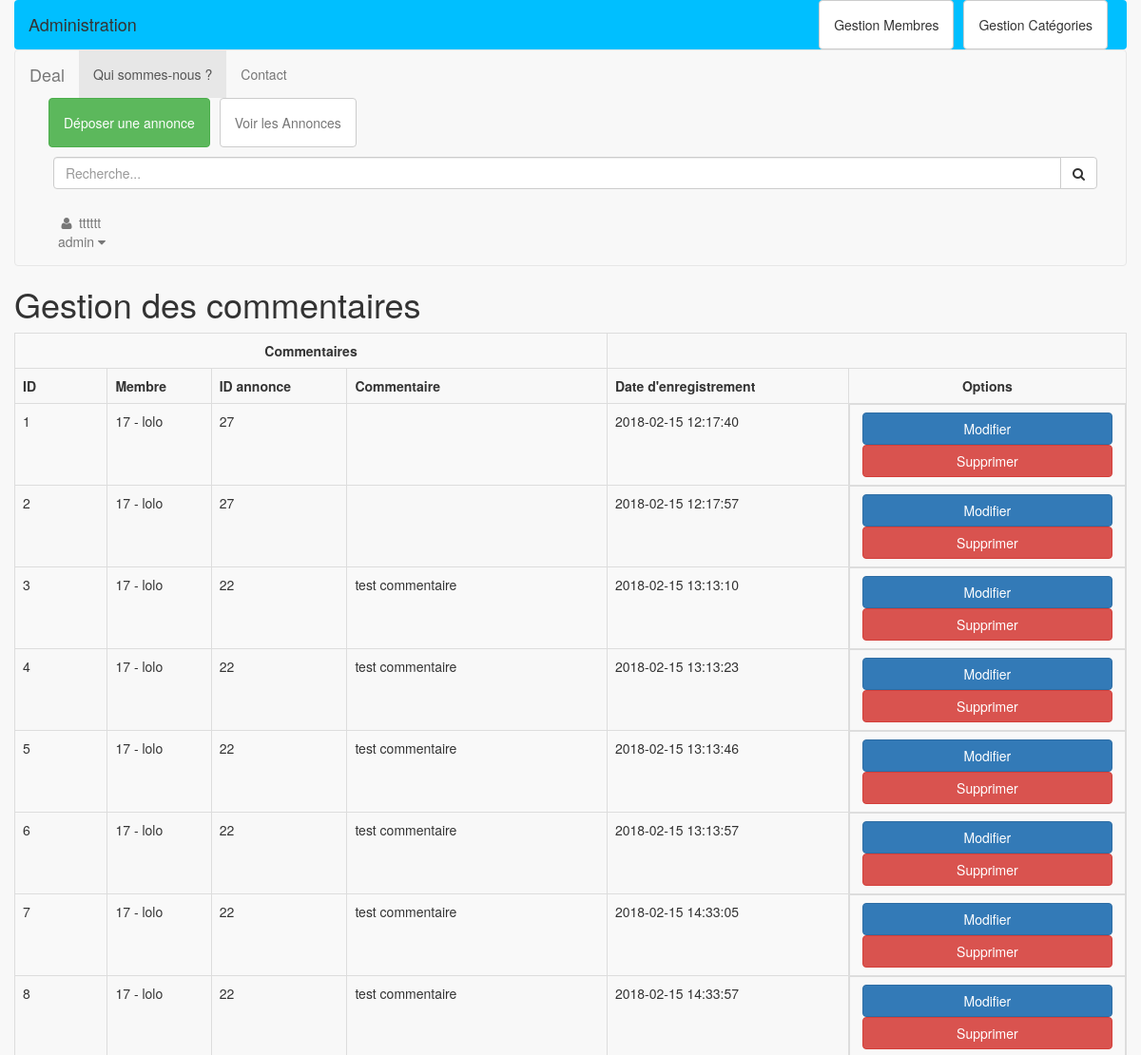
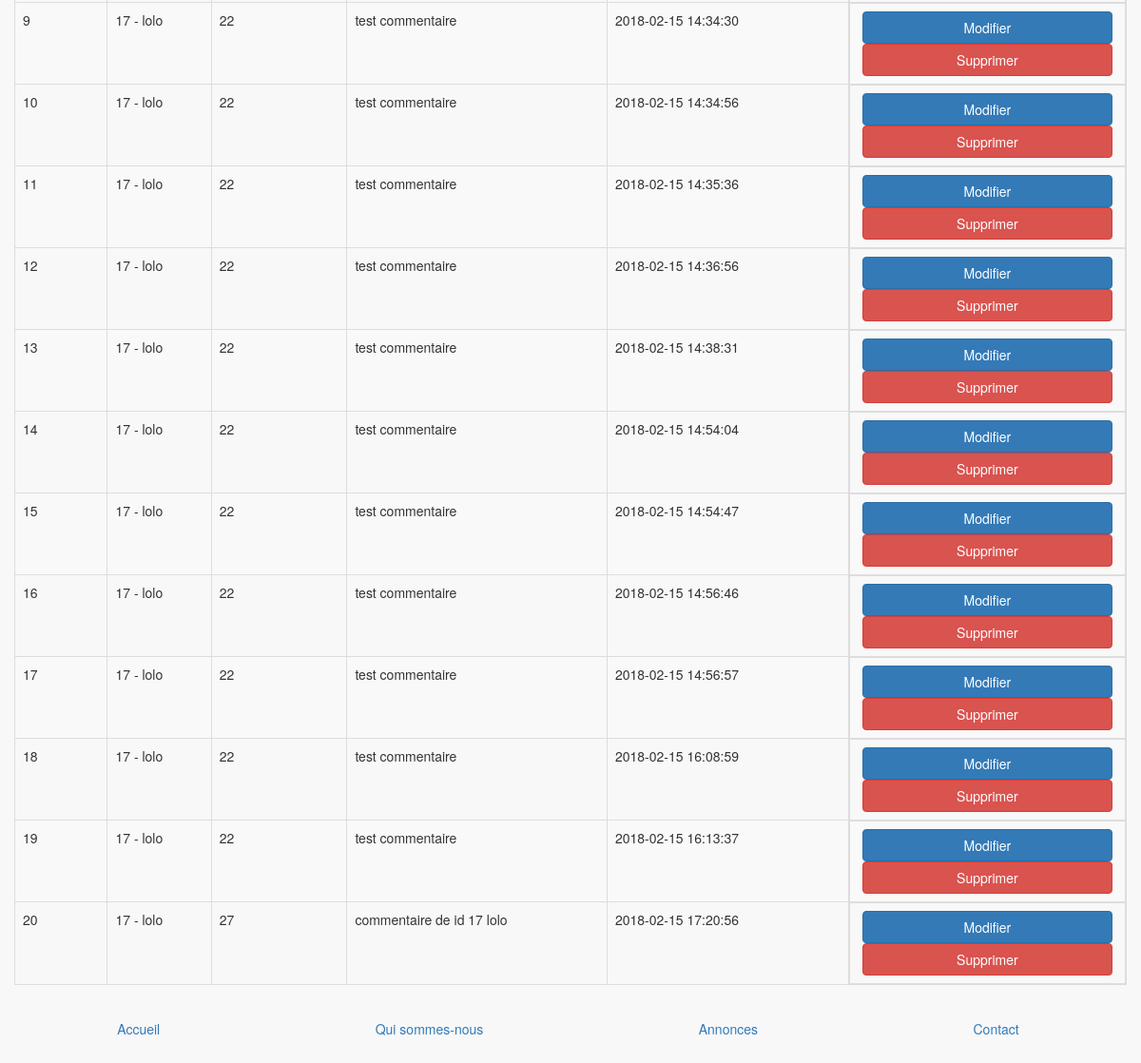
Page /admin/commentaires.php (signed in) on the earlier database version (2 pictures, top to bottom).
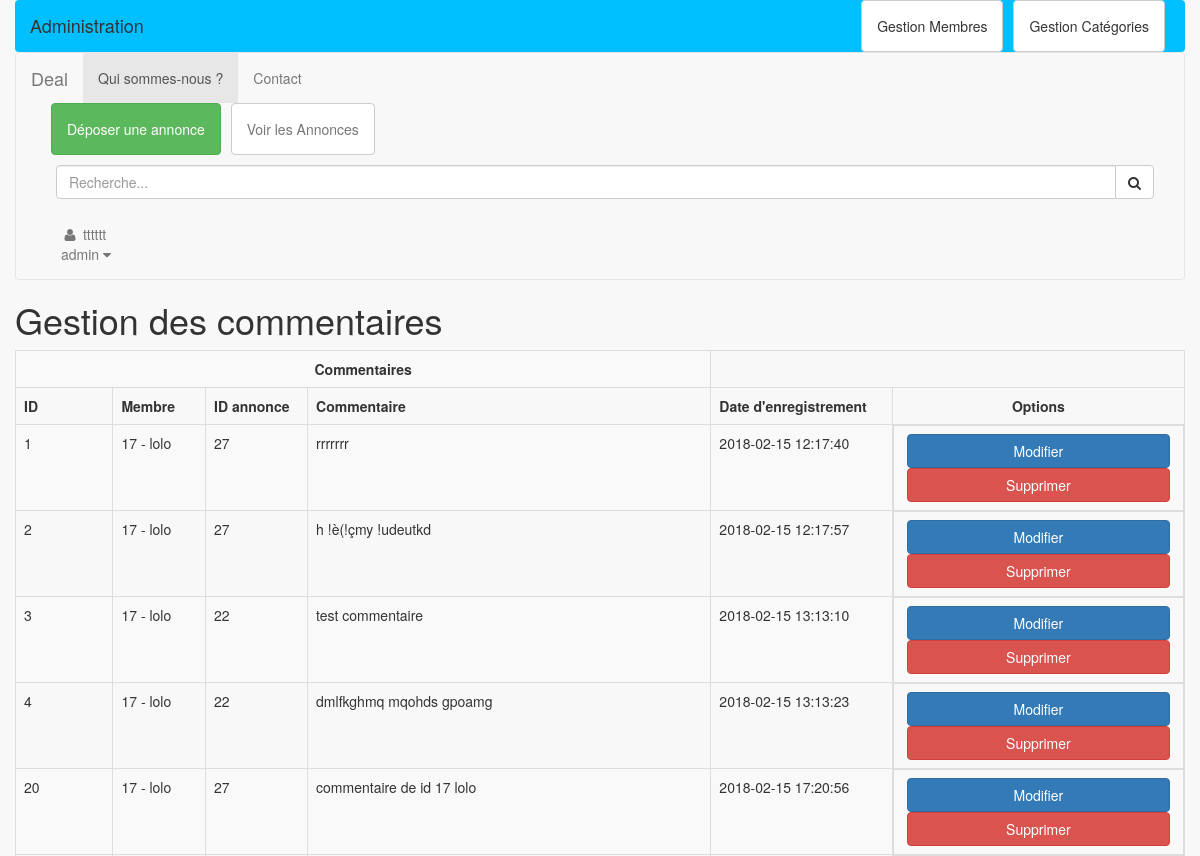
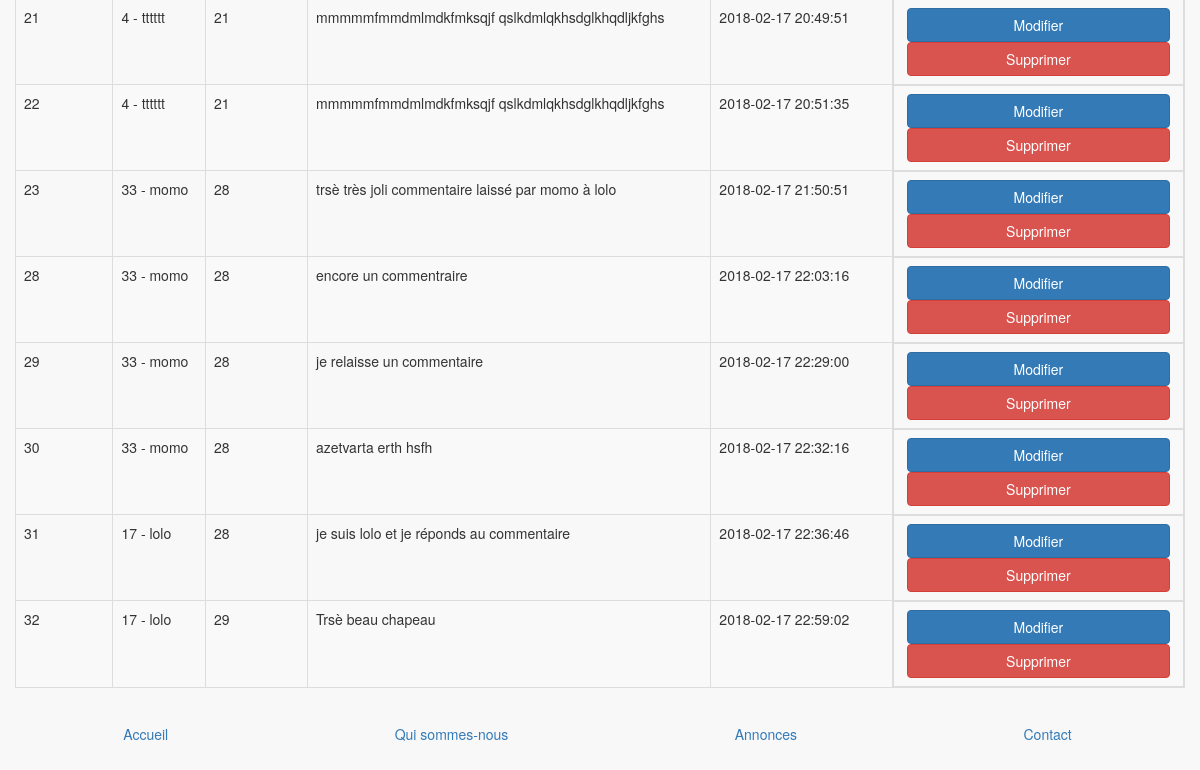
Same page on the later database version (2 pictures, top to bottom).
### tables this page shows
CREATE TABLE `commentaire` (
  `id` int(10) unsigned NOT NULL AUTO_INCREMENT,
  `commentaire` text NOT NULL,
  `membre_id` int(10) unsigned NOT NULL,
  `annonce_id` int(10) unsigned NOT NULL,
  `date_enregistrement` datetime NOT NULL DEFAULT CURRENT_TIMESTAMP,
  PRIMARY KEY (`id`),
  KEY `fk_commentaire_membre_idx` (`membre_id`),
  KEY `fk_commentaire_annonce_idx` (`annonce_id`),
  CONSTRAINT `fk_commentaire_annonce` FOREIGN KEY (`annonce_id`) REFERENCES `annonce` (`id`) ON DELETE NO ACTION ON UPDATE NO ACTION,
  CONSTRAINT `fk_commentaire_membre` FOREIGN KEY (`membre_id`) REFERENCES `membre` (`id`) ON DELETE NO ACTION ON UPDATE NO ACTION
);

CREATE TABLE `membre` (
  `id` int(10) unsigned NOT NULL AUTO_INCREMENT,
  `civilite` enum('M.','Mme') NOT NULL,
  `pseudo` varchar(45) NOT NULL,
  `mdp` varchar(255) NOT NULL,
  `nom` varchar(45) NOT NULL,
  `prenom` varchar(45) NOT NULL,
  `telephone` varchar(45) DEFAULT NULL,
  `email` varchar(45) NOT NULL,
  `role` enum('user','admin') NOT NULL,
  `date_enregistrement` datetime NOT NULL DEFAULT CURRENT_TIMESTAMP,
  PRIMARY KEY (`id`),
  UNIQUE KEY `pseudo_UNIQUE` (`pseudo`)
);

### include/fonctions.php (called while the page is built, shortened)
<?php
function isUserConnected () {
  return isset($_SESSION['membre']);
}
function getPseudo () {
  if (isUserConnected()) {
    return $_SESSION['membre']['pseudo'];
  }
  return '';
}
function isUserAdmin () {
  return isUserConnected() && $_SESSION['membre']['role'] == 'admin';
}

### admin/commentaires.php (the view, shortened to what this page needs)
<?php
require_once __DIR__ .'/../include/init.php';
$req = 'SELECT c.*, m.pseudo pseudo FROM commentaire c JOIN membre m ON m.id = c.membre_id ORDER BY c.id';
$stmt = $pdo->query($req);
$commentaires = $stmt->fetchAll();
include __DIR__ .'/../layout/top.php';
?>
<h1>Gestion des commentaires</h1>
<table class="table table-bordered table-striped">
  <th colspan="4">
    Commentaires
  </th>
  <tr>
    <th class="col-xs-1">ID</th>
    <th class="col-xs-auto">Membre</th>
    <th class="col-xs-auto">ID annonce</th>
    <th class="col-xs-auto">Commentaire</th>
    <th class="col-xs-auto">Date d'enregistrement</th>
    <th class="col-xs-3">Options</th>
  </tr>
    <?php
    foreach ($commentaires as $commentaire) :
      ?>
      <tr>
        <td><?= $commentaire['id'] ?></td>
        <td><?= $commentaire['membre_id'].' - '.$commentaire['pseudo'] ?></td>
        <td><?= $commentaire['annonce_id'] ?></td>
        <td><?= $commentaire['commentaire'] ?></td>
        <td><?= $commentaire['date_enregistrement'] ?></td>
        <td>
          <a href="commentaire-edit.php?id=<?= $commentaire['id'] ?>" class="btn btn-primary">Modifier</a>
          <a href="commentaire-delete.php?id=<?= $commentaire['id'] ?>" class="btn btn-danger">Supprimer</a>
        </td>
      </tr>
      <?php
    endforeach;
    ?>
</table>
<?php
include __DIR__ .'/../layout/bottom.php';
?>

### layout/top.php (shortened to what this page needs)
<!DOCTYPE html>
<html lang="fr">
<head>
  <link href="<?=SITE_PATH;?>vendor/bootstrap/css/bootstrap.min.css" rel="stylesheet">
  <link href="<?=SITE_PATH;?>vendor/metisMenu/metisMenu.min.css" rel="stylesheet">
  <link href="<?=SITE_PATH;?>dist/css/general.css" rel="stylesheet">
  <link href="<?=SITE_PATH;?>vendor/morrisjs/morris.css" rel="stylesheet">
  <link href="<?=SITE_PATH;?>vendor/font-awesome/css/font-awesome.min.css" rel="stylesheet" type="text/css">
</head>
<body>
  <div class="container-fluid" id="wrapper">
    <?php
    if (isUserAdmin()) :
      ?>
      <nav class="navbar navbar-inverse">
        <div class="container-fluid">
          <div class="navbar-header">
            <a class="nav navbar-brand" href="<?= SITE_PATH; ?>index.php">Administration</a>
          </div>
        <div class="collapse navbar-collapse" id="bs-example-navbar-collapse-1">
        <ul class="nav navbar-nav navbar-right">
          <li >
            <a class="btn btn-default" href="
            <?= SITE_PATH; ?>admin/membre-edit.php">
            Gestion Membres</a>
          </li>
          <li >
            <a class="btn btn-default" href="
            <?= SITE_PATH; ?>admin/categorie.php">
            Gestion Catégories</a>
          </li>
        </ul>
      </div>
      </div>
    </nav>
    <?php
  endif;
  ?>
  <nav class="navbar navbar-default">
    <div class="container-fluid">
      <div class="navbar-header">
        <a class="navbar-brand" href="<?= SITE_PATH; ?>index.php">Deal</a>
      </div>
      <div class="collapse navbar-collapse" id="bs-example-navbar-collapse-2">
        <ul class="nav navbar-nav">
          <li class="active"><a href="#">Qui sommes-nous ?<span class="sr-only">(current)</span></a></li>
          <li><a href="#">Contact</a></li>
    </ul>
<ul class="nav navbar-nav navbar-right">
  <?php
  if (!isUserConnected()) {
    $disabled = 'disabled';
    $popover = 'popover';
  } else {
    $disabled = '';
    $popover = '';
  }
  ?>
  <li data-toggle="<?= $popover; ?>" data-placement="bottom" data-content="Pour déposer une annonce, veuillez-vous connecter.">
    <a class="btn btn-success <?= $disabled; ?>" href="<?=SITE_PATH;?>admin/annonce-edit.php">Déposer une annonce</a>
  </li>
  <li >
    <a class="btn btn-default" href="
    <?= SITE_PATH; ?>admin/annonces.php">
    Voir les Annonces</a>
  </li>
  <li class="sidebar-search">
    <div class="input-group custom-search-form">
      <input type="text" class="form-control" placeholder="Recherche...">
      <span class="input-group-btn">
        <button class="btn btn-default" type="button">
          <i class="fa fa-search"></i>
        </button>
      </span>
    </div>
  </li>
  <?php
  if (isUserConnected()) :
    ?>
    <li class="dropdown">
      <a class="dropdown-toggle" data-toggle="dropdown" href="#">
        <i class="fa fa-user fa-fw"></i>
        <?= getPseudo().'<br>'.$_SESSION['membre']['role']; ?>
        <i class="fa fa-caret-down"></i>
      </a>
</li>
<?php
endif;
?>
</ul>
</div>
</div>
</nav>

### layout/bottom.php (shortened to what this page needs)
</div>
<footer class="container-fluid">
  <ul class="list-inline">
    <li class="list-inline-item"><a class="btn" href="<?= SITE_PATH.'index.php' ?>">Accueil</a></li>
    <li class="list-inline-item"><a class="btn" href="#">Qui sommes-nous</a></li>
    <li class="list-inline-item"><a class="btn" href="<?= SITE_PATH.'admin/annonces.php'; ?> ">Annonces</a></li>
    <li class="list-inline-item"><a class="btn" href="#">Contact</a></li>
  </ul>
</footer>
</body>
</html>

Differences in the rows shown:
removed commentaire: id "5", membre "17", membre.pseudo "lolo", annonce "22", commentaire "test commentaire", date_enregistrement "2018-02-15 13:13:46"
removed commentaire: id "6", membre "17", membre.pseudo "lolo", annonce "22", commentaire "test commentaire", date_enregistrement "2018-02-15 13:13:57"
removed commentaire: id "7", membre "17", membre.pseudo "lolo", annonce "22", commentaire "test commentaire", date_enregistrement "2018-02-15 14:33:05"
removed commentaire: id "8", membre "17", membre.pseudo "lolo", annonce "22", commentaire "test commentaire", date_enregistrement "2018-02-15 14:33:57"
removed commentaire: id "9", membre "17", membre.pseudo "lolo", annonce "22", commentaire "test commentaire", date_enregistrement "2018-02-15 14:34:30"
removed commentaire: id "10", membre "17", membre.pseudo "lolo", annonce "22", commentaire "test commentaire", date_enregistrement "2018-02-15 14:34:56"
removed commentaire: id "11", membre "17", membre.pseudo "lolo", annonce "22", commentaire "test commentaire", date_enregistrement "2018-02-15 14:35:36"
removed commentaire: id "12", membre "17", membre.pseudo "lolo", annonce "22", commentaire "test commentaire", date_enregistrement "2018-02-15 14:36:56"
removed commentaire: id "13", membre "17", membre.pseudo "lolo", annonce "22", commentaire "test commentaire", date_enregistrement "2018-02-15 14:38:31"
removed commentaire: id "14", membre "17", membre.pseudo "lolo", annonce "22", commentaire "test commentaire", date_enregistrement "2018-02-15 14:54:04"
removed commentaire: id "15", membre "17", membre.pseudo "lolo", annonce "22", commentaire "test commentaire", date_enregistrement "2018-02-15 14:54:47"
removed commentaire: id "16", membre "17", membre.pseudo "lolo", annonce "22", commentaire "test commentaire", date_enregistrement "2018-02-15 14:56:46"
removed commentaire: id "17", membre "17", membre.pseudo "lolo", annonce "22", commentaire "test commentaire", date_enregistrement "2018-02-15 14:56:57"
removed commentaire: id "18", membre "17", membre.pseudo "lolo", annonce "22", commentaire "test commentaire", date_enregistrement "2018-02-15 16:08:59"
removed commentaire: id "19", membre "17", membre.pseudo "lolo", annonce "22", commentaire "test commentaire", date_enregistrement "2018-02-15 16:13:37"
changed commentaire id 1: commentaire (not shown) → "rrrrrrr"
changed commentaire id 2: commentaire (not shown) → "h !è(!çmy !udeutkd"
changed commentaire id 4: commentaire "test commentaire" → "dmlfkghmq mqohds gpoamg"
added commentaire: id "21", membre "4", membre.pseudo "tttttt", annonce "21", commentaire "mmmmmfmmdmlmdkfmksqjf qslkdmlqkhsdglkhqdljkfghs", date_enregistrement "2018-02-17 20:49:51"
added commentaire: id "22", membre "4", membre.pseudo "tttttt", annonce "21", commentaire "mmmmmfmmdmlmdkfmksqjf qslkdmlqkhsdglkhqdljkfghs", date_enregistrement "2018-02-17 20:51:35"
added commentaire: id "23", membre "33", membre.pseudo "momo", annonce "28", commentaire "trsè très joli commentaire laissé par momo à lolo", date_enregistrement "2018-02-17 21:50:51"
added commentaire: id "28", membre "33", membre.pseudo "momo", annonce "28", commentaire "encore un commentraire", date_enregistrement "2018-02-17 22:03:16"
added commentaire: id "29", membre "33", membre.pseudo "momo", annonce "28", commentaire "je relaisse un commentaire", date_enregistrement "2018-02-17 22:29:00"
added commentaire: id "30", membre "33", membre.pseudo "momo", annonce "28", commentaire "azetvarta erth hsfh", date_enregistrement "2018-02-17 22:32:16"
added commentaire: id "31", membre "17", membre.pseudo "lolo", annonce "28", commentaire "je suis lolo et je réponds au commentaire", date_enregistrement "2018-02-17 22:36:46"
added commentaire: id "32", membre "17", membre.pseudo "lolo", annonce "29", commentaire "Trsè beau chapeau", date_enregistrement "2018-02-17 22:59:02"
